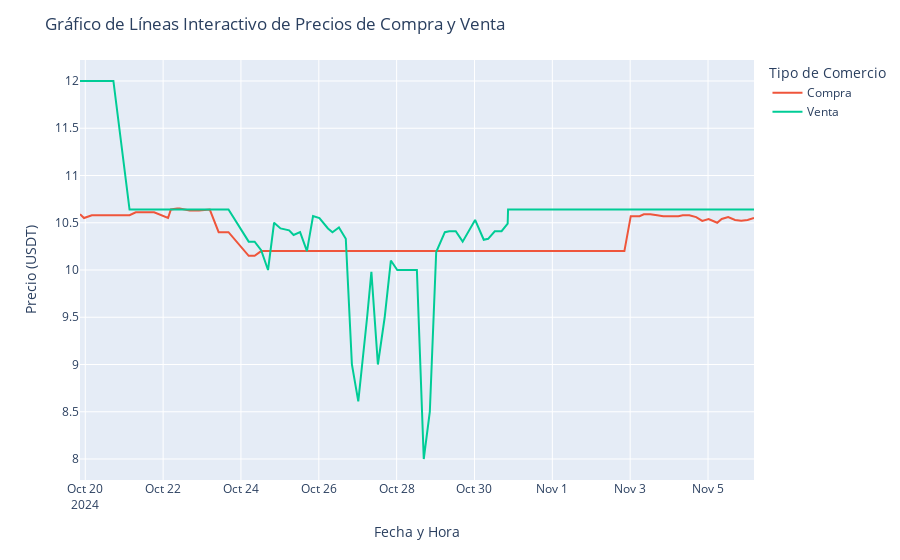

Here is the notebook cell this chart was saved with:
### Code cell
# Crear el gráfico de líneas interactivo
fig = px.line()

# Añadir datos de compra (mínimo precio)
fig.add_scatter(x=buy_df['timestamp'], y=buy_df['price'], mode='lines', name='Compra')

# Añadir datos de venta (máximo precio)
fig.add_scatter(x=sell_df['timestamp'], y=sell_df['price'], mode='lines', name='Venta')

# Configurar el diseño del gráfico
fig.update_layout(
    title='Gráfico de Líneas Interactivo de Precios de Compra y Venta',
    xaxis_title='Fecha y Hora',
    yaxis_title='Precio (USDT)',
    legend_title='Tipo de Comercio'
)

# Mostrar el gráfico
fig.show()
